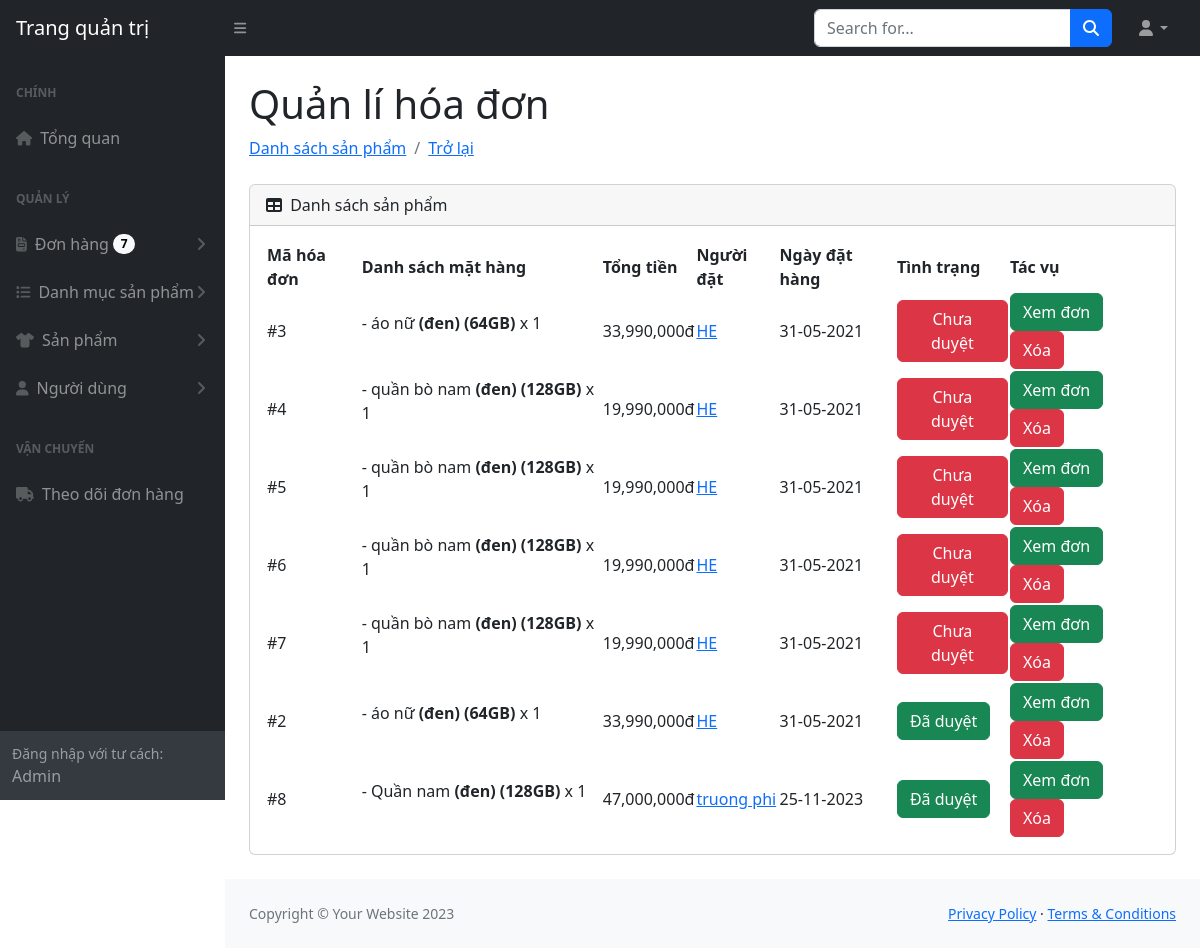
Page /admin.php?task=listorder on the committed database.
### tables this page shows
CREATE TABLE `orders` (
  `id` int(11) NOT NULL,
  `fullname` varchar(255) NOT NULL,
  `email` varchar(255) NOT NULL,
  `phone` varchar(255) NOT NULL,
  `address` varchar(255) NOT NULL,
  `note` varchar(255) NOT NULL,
  `created_at` datetime NOT NULL,
  `payment` int(1) NOT NULL,
  `total` int(10) NOT NULL,
  `quantity` int(10) NOT NULL,
  `item` int(10) NOT NULL,
  `payed` int(11) NOT NULL DEFAULT 0,
  `active` int(1) NOT NULL,
  `user_id` int(11) NOT NULL
);

CREATE TABLE `orders_products` (
  `id` int(11) NOT NULL,
  `order_id` int(11) NOT NULL,
  `product_id` int(11) NOT NULL,
  `color_id` int(11) NOT NULL,
  `memory_id` int(11) NOT NULL,
  `ram_id` int(11) NOT NULL,
  `quantity` int(10) NOT NULL,
  `total` int(10) NOT NULL
);

CREATE TABLE `products` (
  `id` int(11) NOT NULL,
  `name` varchar(500) NOT NULL,
  `price` int(9) NOT NULL,
  `sale_price` int(9) NOT NULL,
  `thumbnail` varchar(255) NOT NULL,
  `product_desc` varchar(500) NOT NULL,
  `sold` int(5) NOT NULL DEFAULT 0,
  `amount` int(5) NOT NULL,
  `category_id` int(11) NOT NULL
);

CREATE TABLE `colors` (
  `id` int(11) NOT NULL,
  `name` varchar(255) NOT NULL,
  `value` varchar(255) NOT NULL
);

CREATE TABLE `memories` (
  `id` int(11) NOT NULL,
  `name` varchar(255) NOT NULL,
  `value` varchar(255) NOT NULL
);

CREATE TABLE `users` (
  `id` int(11) NOT NULL,
  `username` varchar(255) NOT NULL,
  `password` varchar(255) NOT NULL,
  `fullname` varchar(255) NOT NULL,
  `email` varchar(255) NOT NULL,
  `address` varchar(500) NOT NULL,
  `phone` varchar(50) NOT NULL,
  `role` int(11) NOT NULL DEFAULT 0
);

### Controller/admin.php (called while the page is built, shortened)
<?php
class Controller
{
    protected $model;
    public function __construct()
    {
        require_once('./model/model.php');
        $this->model = new Model();
    }
    public function listorder()
    {
        $order_list = $this->model->getArray('orders', 'active=1 OR active=0 ORDER BY active ASC');
        require_once('./view/danh_sach_hoa_don.php');
    }
}

### model/model.php (called while the page is built, shortened)
<?php
class Model
{
    protected $host, $db, $user, $pass, $conn;
    public function __construct()
    {
        $this->host = 'localhost';
        $this->db = 'phi';
        $this->user = 'root';
        $this->pass = '';
        $this->conn = new mysqli($this->host, $this->user, $this->pass, $this->db);
        $this->conn->set_charset("utf8");
    }
    public function get($table, $condition)
    {
        if (empty($condition)) {
            $query = "SELECT * FROM $table";
        } else {
            $query = "SELECT * FROM $table WHERE $condition";
        }
        $result = $this->conn->query($query);
        if ($result->num_rows > 0) {
            return $result->fetch_assoc();
        } else {
            return null;
        }
    }
    public function getArray($tableName, $condition, $limit = 50)
    {
        if (empty($condition)) {
            $query = "SELECT * FROM $tableName LIMIT $limit";
        } else {
            $query = "SELECT * FROM $tableName WHERE $condition LIMIT $limit";
        }
        $result = $this->conn->query($query);
        if ($result && $result->num_rows > 0) {
            return $result;
        } else {
            return null;
        }
    }
    public function count($tableName, $condition)
    {
        if (!empty($condition)) {
            $query = "SELECT * FROM $tableName WHERE $condition";
        } else {
            $query = "SELECT * FROM $tableName";
        }
        $result = $this->conn->query($query);
        return $result->num_rows;
    }
}

### view/danh_sach_hoa_don.php (the view)
<?php require_once('./includes/header_sidebar.php'); ?>
<div class="container-fluid px-4">
    <h1 class="mt-4">Quản lí hóa đơn</h1>
    <ol class="breadcrumb mb-4">
        <li class="breadcrumb-item"><a href="index.html">Danh sách sản phẩm</a></li>
        <li class="breadcrumb-item active"><a href="#">Trở lại</a></li>
    </ol>
    <div class="card mb-4">
        <div class="card-header">
            <i class="fas fa-table me-1"></i>
            Danh sách sản phẩm
        </div>
        <div class="card-body">
            <table id="datatablesSimple">
                <thead>
                    <tr>
                        <th>Mã hóa đơn</th>
                        <th>Danh sách mặt hàng</th>
                        <th>Tổng tiền</th>
                        <th>Người đặt</th>
                        <th>Ngày đặt hàng</th>
                        <th>Tình trạng</th>
                        <th>Tác vụ</th>
                    </tr>
                </thead>
                <tbody>
                    <?php $i = 1;
                    if (is_null($order_list)) {
                        echo '<tr><td>Chưa có hóa đơn nào !</td></tr>';
                    } else {
                        while ($hd = $order_list->fetch_assoc()) { ?>
                            <tr>
                                <td>#<?php echo $hd['id']; ?></td>
                                <td><?php $sanphams = $this->model->getArray('orders_products', 'order_id=' . $hd['id']);
                                    while ($sp = $sanphams->fetch_assoc()) { ?>
                                        <p>- <?php echo $this->model->get('products', 'id=' . $sp['product_id'])['name'] . '<b> (' . $this->model->get('colors', 'id=' . $sp['color_id'])['name'] . ')' . ' (' . $this->model->get('memories', 'id=' . $sp['memory_id'])['name'] . ')</b> x ' . $sp['quantity']; ?>
                                        </p>
                                    <?php } ?>
                                </td>
                                <td><?php echo number_format($hd['total'], 0, '.', ','); ?>đ</td>
                                <td>
                                    <?php if ($hd['user_id'] != 0) { ?>
                                        <a href="user.php?id=<?php echo $hd['user_id'] ?>"><?php echo $this->model->get('users', 'id=' . $hd['user_id'])['fullname'] ?></a>
                                    <?php } else { ?>
                                        <?php echo $hd['fullname'] ?>
                                    <?php } ?>
                                </td>
                                <td><?php echo date_format(date_create($hd['created_at']), "d-m-Y"); ?></td>
                                <td>
                                    <?php if ($hd['active'] == 0) echo '<span class="btn btn-danger">Chưa duyệt</span>';
                                    if ($hd['active'] == 1) echo '<span class="btn btn-success">Đã duyệt</span>';  ?>
                                </td>
                                <td>
                                    <a href="admin.php?task=detailorder&id=<?php echo $hd['id'] ?>" class="btn btn-success">Xem
                                        đơn</a>
                                    <a href="admin.php?task=deleteorder&id=<?php echo $hd['id'] ?>" onclick="return confirm('Bạn có chắc chắn muốn xóa?')" class="btn btn-danger">Xóa</a>
                                </td>
                            </tr>
                    <?php }
                    } ?>
                </tbody>
            </table>
        </div>
    </div>
</div>
<?php require_once './includes/footer.php' ?>

### admin.php (shortened to what this page needs)
<?php
require_once('./controller/admin.php');
$controller = new Controller();
$task = isset($_GET['task']) ? $_GET['task'] : 'error';
switch ($task) {
	case 'listorder':
		$controller->listorder();
		break;
}

### includes/header_sidebar.php (shortened to what this page needs)
<!DOCTYPE html>
<html lang="en">
<head>
    <link rel="stylesheet" href="https://cdn.jsdelivr.net/npm/bootstrap-icons@1.15.0/font/bootstrap-icons.css">
    <link href="https://cdn.jsdelivr.net/npm/simple-datatables@7.1.2/dist/style.min.css" rel="stylesheet" />
    <link href="../css/styles.css" rel="stylesheet" />
    <link rel="stylesheet" href="https://cdnjs.cloudflare.com/ajax/libs/font-awesome/6.5.0/css/all.min.css"
 />
</head>
<body class="sb-nav-fixed">
    <nav class="sb-topnav navbar navbar-expand navbar-dark bg-dark">
        <a class="navbar-brand ps-3" href="index.html">Trang quản trị</a>
        <button class="btn btn-link btn-sm order-1 order-lg-0 me-4 me-lg-0" id="sidebarToggle" href="#!"><i
                class="fas fa-bars"></i></button>
        <form class="d-none d-md-inline-block form-inline ms-auto me-0 me-md-3 my-2 my-md-0">
            <div class="input-group">
                <input class="form-control" type="text" placeholder="Search for..." aria-label="Search for..."
                    aria-describedby="btnNavbarSearch" />
                <button class="btn btn-primary" id="btnNavbarSearch" type="button"><i
                        class="fas fa-search"></i></button>
            </div>
        </form>
        <ul class="navbar-nav ms-auto ms-md-0 me-3 me-lg-4">
            <li class="nav-item dropdown">
                <a class="nav-link dropdown-toggle" id="navbarDropdown" href="#" role="button" data-bs-toggle="dropdown"
                    aria-expanded="false"><i class="fas fa-user fa-fw"></i></a>
            </li>
        </ul>
    </nav>
    <div id="layoutSidenav">
        <div id="layoutSidenav_nav">
            <nav class="sb-sidenav accordion sb-sidenav-dark" id="sidenavAccordion">
                <div class="sb-sidenav-menu">
                    <div class="nav">
                        <div class="sb-sidenav-menu-heading">Chính </div>
                        <a class="nav-link" href="admin.php">
                            <div class="sb-nav-link-icon"><i class="fa-solid fa-house"></i>
                            </div>
                            Tổng quan
                        </a>
                        <div class="sb-sidenav-menu-heading">Quản lý</div>
                        <a class="nav-link collapsed" href="#" data-bs-toggle="collapse"
                            data-bs-target="#collapseOrders" aria-expanded="false" aria-controls="collapseOrders">
                            <div class="sb-nav-link-icon"><i class="fa-solid fa-file-invoice"></i></div>
                            Đơn hàng
                            <span
                                class="badge bg-light text-black ms-1 rounded-pill"><?php echo $this->model->count('orders', ''); ?></span>
                            <div class="sb-sidenav-collapse-arrow"><i class="fas fa-angle-down"></i></div>
                        </a>
                        <a class="nav-link collapsed" href="#" data-bs-toggle="collapse"
                            data-bs-target="#collapseCategory" aria-expanded="false" aria-controls="collapseCategory">
                            <div class="sb-nav-link-icon"><i class="fa-solid fa-list"></i></i></div>
                            Danh mục sản phẩm
                            <div class="sb-sidenav-collapse-arrow"><i class="fas fa-angle-down"></i></div>
                        </a>
                        <a class="nav-link collapsed" href="#" data-bs-toggle="collapse"
                            data-bs-target="#collapseProducts" aria-expanded="false" aria-controls="collapseProducts">
                            <div class="sb-nav-link-icon"><i class="fa-solid fa-shirt"></i></i></i></div>
                            Sản phẩm
                            <div class="sb-sidenav-collapse-arrow"><i class="fas fa-angle-down"></i></div>
                        </a>
                        <a class="nav-link collapsed" href="#" data-bs-toggle="collapse" data-bs-target="#collapseAuths"
                            aria-expanded="false" aria-controls="collapseAuths">
                            <div class="sb-nav-link-icon"><i class="fa-solid fa-user"></i></div>
                            Người dùng
                            <div class="sb-sidenav-collapse-arrow"><i class="fas fa-angle-down"></i></div>
                        </a>
                        <div class="sb-sidenav-menu-heading">Vận chuyển</div>
                        <a class="nav-link" href="charts.html">
                            <div class="sb-nav-link-icon"><i class="fa-solid fa-truck"></i></div>
                            Theo dõi đơn hàng
                        </a>
                    </div>
                </div>
                <div class="sb-sidenav-footer">
                    <div class="small">Đăng nhập với tư cách:</div>
                    Admin
                </div>
            </nav>
        </div>
        <div id="layoutSidenav_content">
            <main>

### includes/footer.php (shortened to what this page needs)
</main>
<footer class="py-4 bg-light mt-auto">
    <div class="container-fluid px-4">
        <div class="d-flex align-items-center justify-content-between small">
            <div class="text-muted">Copyright &copy; Your Website 2023</div>
            <div>
                <a href="#">Privacy Policy</a>
                &middot;
                <a href="#">Terms &amp; Conditions</a>
            </div>
        </div>
    </div>
</footer>
</div>
</div>
</body>
</html>

### rows in the picture
orders: id "3", total "33,990,000", user.fullname "HE", created_at "31-05-2021", active "Chưa duyệt"
orders_products: product.name "áo nữ", color.name "đen", memory.name "64GB", quantity "1"
orders: id "4", total "19,990,000", user.fullname "HE", created_at "31-05-2021", active "Chưa duyệt"
orders_products: product.name "quần bò nam", color.name "đen", memory.name "128GB", quantity "1"
orders: id "5", total "19,990,000", user.fullname "HE", created_at "31-05-2021", active "Chưa duyệt"
orders_products: product.name "quần bò nam", color.name "đen", memory.name "128GB", quantity "1"
orders: id "6", total "19,990,000", user.fullname "HE", created_at "31-05-2021", active "Chưa duyệt"
orders_products: product.name "quần bò nam", color.name "đen", memory.name "128GB", quantity "1"
orders: id "7", total "19,990,000", user.fullname "HE", created_at "31-05-2021", active "Chưa duyệt"
orders_products: product.name "quần bò nam", color.name "đen", memory.name "128GB", quantity "1"
orders: id "2", total "33,990,000", user.fullname "HE", created_at "31-05-2021", active "Đã duyệt"
orders_products: product.name "áo nữ", color.name "đen", memory.name "64GB", quantity "1"
orders: id "8", total "47,000,000", user.fullname "truong phi", created_at "25-11-2023", active "Đã duyệt"
orders_products: product.name "Quần nam", color.name "đen", memory.name "128GB", quantity "1"

### other values in the picture
$this->model->count('orders', '') "7"
